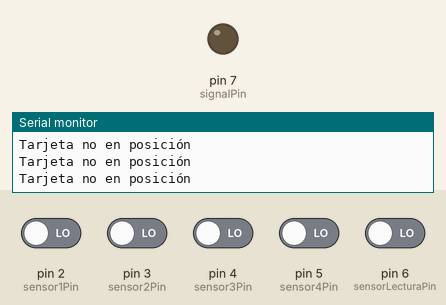
This sketch was run on a simulated Arduino Uno, built with avr-gcc and run on an emulated ATmega328P. Shown: output pins drawn as LEDs (lit = HIGH), the last lines printed to the serial monitor. Inputs (shaded band) come from the test bench; at power-on: pin 2 (sensor1Pin), pin 3 (sensor2Pin), pin 4 (sensor3Pin), pin 5 (sensor4Pin), pin 6 (sensorLecturaPin) LOW.

Above: at 10.8 s.
10.9 s: pin 2 (sensor1Pin) driven HIGH and pin 3 (sensor2Pin) driven HIGH and pin 4 (sensor3Pin) driven HIGH and pin 5 (sensor4Pin) driven HIGH
At 16.5 s:
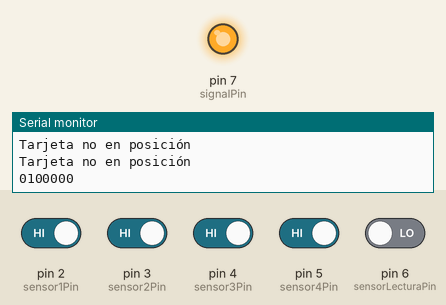
21.7 s: pin 2 (sensor1Pin) driven LOW
At 22.7 s:
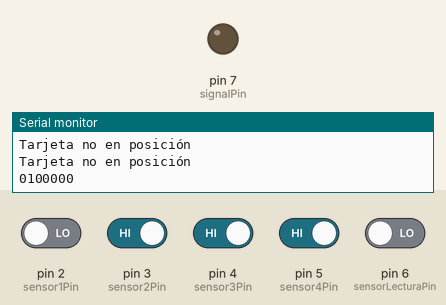
27.7 s: pin 2 (sensor1Pin) driven HIGH
At 32.0 s:
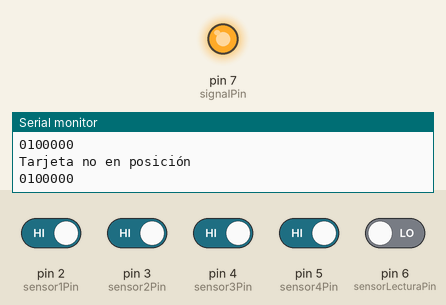
Timing chart, 0 to 43.3 s (numbered marks = the images above; inputs shaded):
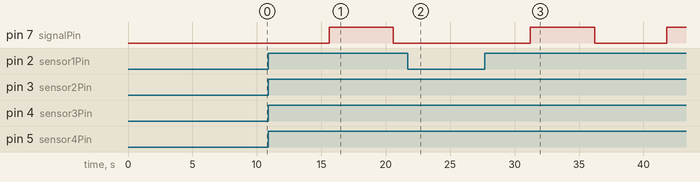

Measured:
- after the input at 10.9 s, pin 7 (signalPin): LOW → HIGH after 4.7 s, → LOW 5.0 s later
- after the input at 21.7 s, pin 7 (signalPin): stays LOW (without the input it goes to HIGH after 4.5 s)
- after the input at 27.7 s, pin 7 (signalPin): LOW → HIGH after 3.5 s, → LOW 5.0 s later, → HIGH 5.6 s later

The sketch:

sensores.ino
```cpp
// Definimos los pines de los sensores infrarrojos
const int sensor1Pin = 2;
const int sensor2Pin = 3;
const int sensor3Pin = 4;
const int sensor4Pin = 5;
const int sensorLecturaPin = 6;

// Pin para enviar señal al otro Arduino
const int signalPin = 7;

struct BrailleMapping {
  const char* sequence;
  char asciiChar;
};

// Mapeo de secuencias Braille a caracteres ASCII en minúsculas
BrailleMapping brailleMap[] = {
  {"100000", 'a'},
  {"101000", 'b'},
  {"110000", 'c'},
  {"110100", 'd'},
  {"100100", 'e'},
  {"111000", 'f'},
  {"111100", 'g'},
  {"101100", 'h'},
  {"011000", 'i'},
  {"011100", 'j'},
  {"100010", 'k'},
  {"101010", 'l'},
  {"110010", 'm'},
  {"110110", 'n'},
  {"100110", 'o'},
  {"111010", 'p'},
  {"111110", 'q'},
  {"101110", 'r'},
  {"011010", 's'},
  {"011110", 't'},
  {"100011", 'u'},
  {"101011", 'v'},
  {"011101", 'w'},
  {"110011", 'x'},
  {"110111", 'y'},
  {"100111", 'z'},
  {"000000", ' '}, // Espacio
  {"000001", '.'}, // Punto
  {"000011", ','}, // Coma
  {"000101", ';'}, // Punto y coma
  {"000111", ':'}, // Dos puntos
  {"001001", '?'}, // Signo de interrogación
  {"001011", '!'}, // Signo de exclamación
  {"001101", '('}, // Paréntesis izquierdo
  {"001111", ')'}, // Paréntesis derecho
  {"010000", '1'},
  {"010100", '2'},
  {"010110", '3'},
  {"010010", '4'},
  {"011000", '5'},
  {"011100", '6'},
  {"011010", '7'},
  {"011110", '8'},
  {"100001", '9'},
  {"101001", '0'}
};

char brailleToAscii(String brailleSequence) {
  for (int i = 0; i < sizeof(brailleMap) / sizeof(brailleMap[0]); i++) {
    if (brailleSequence == brailleMap[i].sequence) {
      return brailleMap[i].asciiChar;
    }
  }
  return '?'; // Carácter por defecto si no se reconoce la secuencia
}

// Convertir un carácter ASCII a su representación en binario
char *charToBinary7Bits(char c) {
  static char bin[8];
  bin[7] = '\0';
  for (int i = 0; i < 7; i++) {
    bin[6 - i] = (c & (1 << i)) ? '1' : '0';
  }
  return bin;
}

void setup() {
  // Inicializamos la comunicación serial
  Serial.begin(9600);

  // Configuramos los pines de los sensores como entradas
  pinMode(sensor1Pin, INPUT);
  pinMode(sensor2Pin, INPUT);
  pinMode(sensor3Pin, INPUT);
  pinMode(sensor4Pin, INPUT);
  pinMode(sensorLecturaPin, INPUT);

  // Configuramos el pin de señal como salida
  pinMode(signalPin, OUTPUT);
  digitalWrite(signalPin, LOW); // Inicialmente, la señal está en bajo
}

void loop() {
  // Leemos el estado de los cuatro sensores
  int sensor1State = digitalRead(sensor1Pin);
  int sensor2State = digitalRead(sensor2Pin);
  int sensor3State = digitalRead(sensor3Pin);
  int sensor4State = digitalRead(sensor4Pin);

  // Verificamos si todos los sensores detectan la tarjeta en posición
  if (sensor1State == HIGH && sensor2State == HIGH && sensor3State == HIGH && sensor4State == HIGH) {
    // Si la tarjeta está en posición, leemos el quinto sensor para la secuencia en código Braille
    String brailleSequence = "";
    for (int i = 0; i < 6; i++) {
      int sensorLecturaState = digitalRead(sensorLecturaPin);
      brailleSequence += String(sensorLecturaState);
      delay(100); // Ajusta el tiempo según sea necesario para leer los datos correctamente
    }

    // Convertir la secuencia a carácter ASCII
    char asciiChar = brailleToAscii(brailleSequence);

    // Enviamos la secuencia binaria al Arduino Mega
    Serial.println( charToBinary7Bits(asciiChar));

    // Enviamos una señal al otro Arduino para mover el motor
    digitalWrite(signalPin, HIGH);
    delay(5000); // Mantenemos la señal alta durante 100 ms
    digitalWrite(signalPin, LOW);
  } else {
    // Si la tarjeta no está en posición, mostramos un mensaje de error
    Serial.println("Tarjeta no en posición");
  }

  // Esperamos un poco antes de la siguiente lectura
  delay(5000);
}
```
